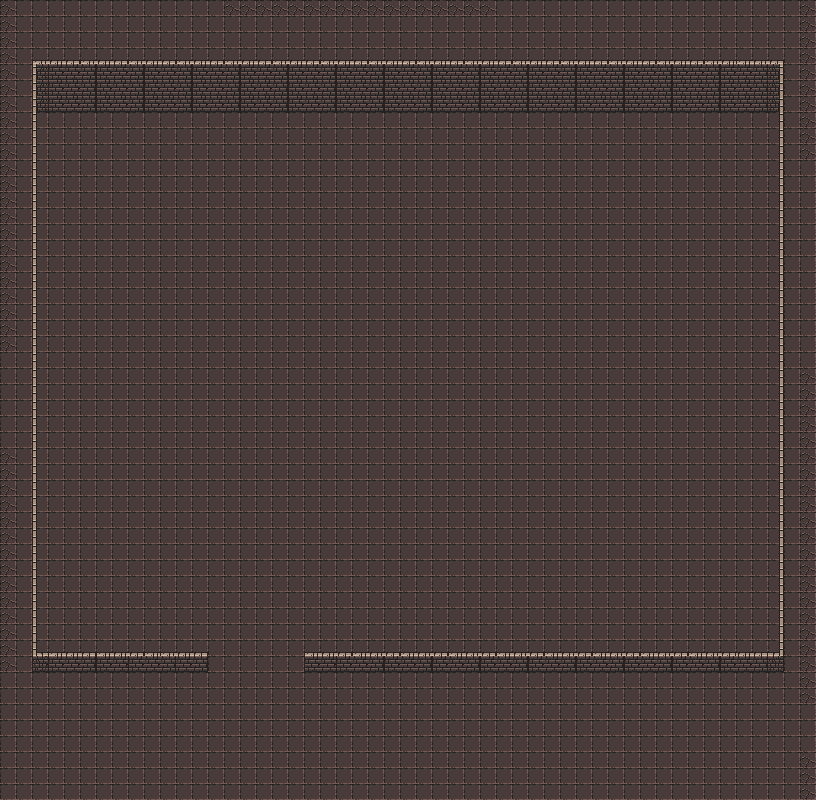

This is a level from a 2D game, rendered from its Tiled map with the project's own tilesets. A one-line summary and the map file follow, with tile-layer data summarised:
An orthogonal 51x50 tile map with 16x16 px tiles, 2 tile layers (floor, walls).

<map version="1.5" tiledversion="1.7.2" orientation="orthogonal" renderorder="right-down" width="51" height="50" tilewidth="16" tileheight="16" infinite="0" nextlayerid="4" nextobjectid="1">
 <editorsettings>
  <export target="gym_land_dangeon.json" format="json" />
 </editorsettings>
 <tileset firstgid="1" name="dangeon" tilewidth="16" tileheight="16" tilecount="1024" columns="32">
  <image source="../tilemap_tiles/dangeon.png" width="512" height="512" />
 </tileset>
 <layer id="2" name="floor" width="51" height="50">
  <data>[2550 cells, 2550 non-empty, 2 distinct tile ids]</data>
 </layer>
 <layer id="3" name="walls" width="51" height="50">
  <data>[2550 cells, 336 non-empty, 14 distinct tile ids]</data>
 </layer>
</map>
